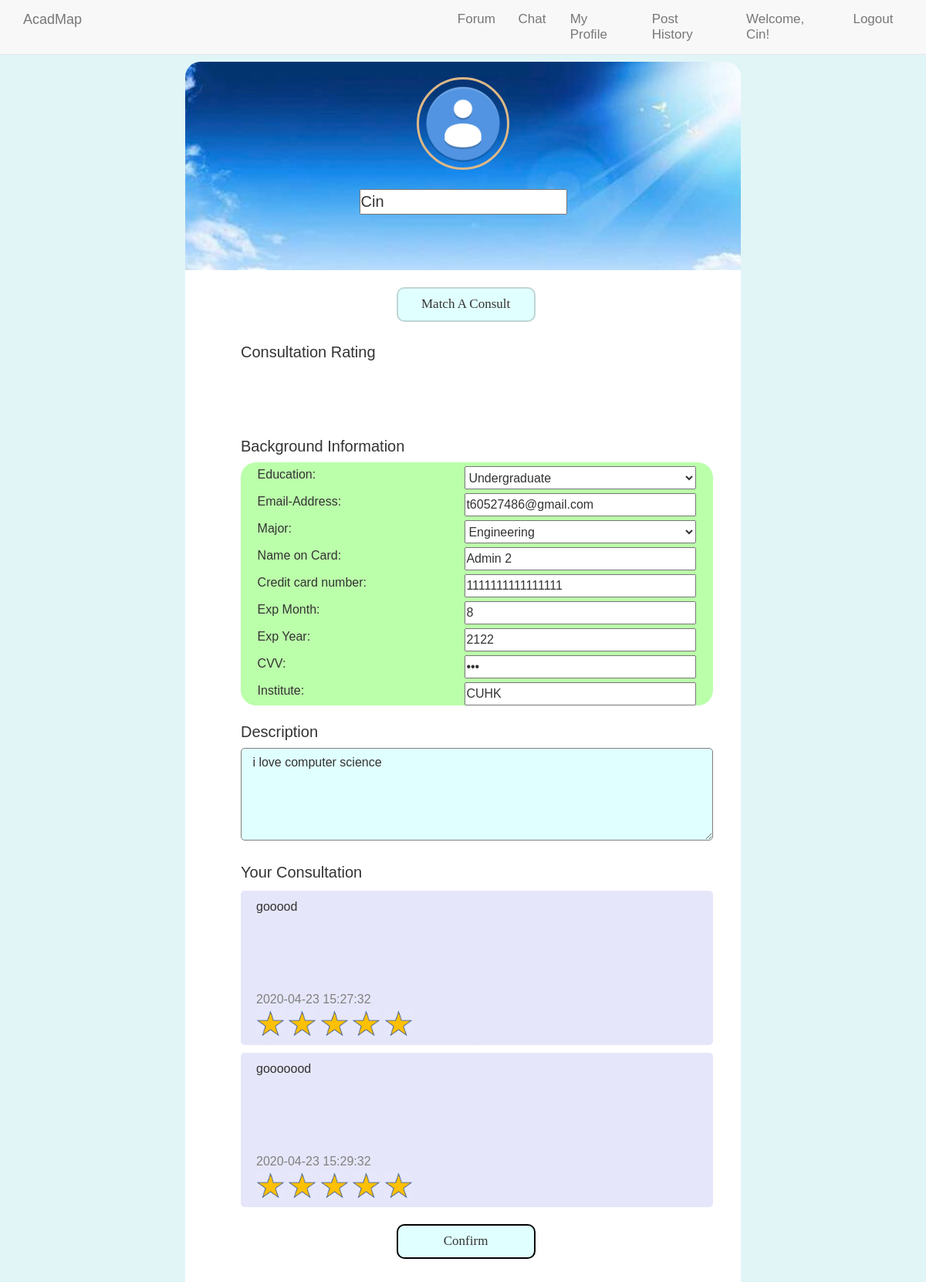
/forum_related/editprofile.php (signed in), run on the app's committed database.
### tables this page shows
CREATE TABLE `user_profile` (
  `user_id` int(8) UNSIGNED NOT NULL,
  `username` varchar(16) NOT NULL,
  `personal_picture` varchar(200) DEFAULT NULL,
  `education_level` varchar(64) NOT NULL,
  `personal_description` text NOT NULL,
  `major` varchar(120) NOT NULL,
  `user_level` varchar(15) NOT NULL DEFAULT 'member',
  `institute` varchar(40) DEFAULT NULL,
  `consult_rating` double NOT NULL DEFAULT 0,
  `cvv` int(3) DEFAULT NULL,
  `expire_yr` int(4) DEFAULT NULL,
  `expire_mth` int(2) DEFAULT NULL,
  `cardnumber` varchar(17) DEFAULT NULL,
  `cardname` varchar(20) DEFAULT NULL
);

CREATE TABLE `user` (
  `user_id` int(8) UNSIGNED NOT NULL,
  `username` varchar(16) NOT NULL,
  `password` varchar(16) NOT NULL,
  `verify_code` varchar(8) NOT NULL DEFAULT 'pokemon!',
  `email_address` varchar(320) NOT NULL
);

CREATE TABLE `consultation_comment` (
  `user_id` int(8) NOT NULL,
  `author_id` int(8) NOT NULL,
  `score` int(1) NOT NULL,
  `comments` text NOT NULL,
  `comment_date` timestamp NOT NULL DEFAULT current_timestamp()
);

### forum_related/editprofile.php (the view, shortened to what this page needs)
<!DOCTYPE html>
<html>
<head>
  	<link rel="stylesheet" href="../css/bootstrap.min.css">
  	<link rel="stylesheet" href="../css/main.css">
    <link rel="stylesheet" href="../css/post.css">
 	<link rel="stylesheet" href="../css/profile.css">
	</head>
	<body>
	<form action="storeprofile.php">
		<div style="background-color: #e1f5f7">
		<div class="space1"></div>
		<?php
			include("../navbar.php");
			$uid = $_SESSION['user_id'];
			$servername = "localhost";
			$username = "root";
			$password = "";
			$conn = new mysqli($servername, $username, $password, 'AcadMap');
			$commentsql = "SELECT * FROM user_profile WHERE user_id=$uid";
			$commentResult = mysqli_query($conn,$commentsql);
			$Commentinfo = mysqli_fetch_array($commentResult);
			$usersql = "SELECT * FROM user WHERE user_id=$uid";
			$userResult = mysqli_query($conn,$usersql);
			$userinfo = mysqli_fetch_array($userResult);
			$name = $Commentinfo['username'];
			$edu_lv = $Commentinfo['education_level'];
			$email = $userinfo['email_address'];
			$inst = $Commentinfo['institute'];
			$major = $Commentinfo['major'];
			$prof = $Commentinfo['personal_description'];
			$cardname = $Commentinfo['cardname'];
			$cardnumber = $Commentinfo['cardnumber'];
			$exmth = $Commentinfo['expire_mth'];
			$exyr = $Commentinfo['expire_yr'];
			$cvv = $Commentinfo['cvv'];
			echo "<div class='top1'><div class='circle1'></div>
				<div class='username1'><input type='text' name='uname' id='name' value='$name' placeholder='username'></div>
				</div>";
		?>
		<div class="content1">
			<button class="consult1" type="button" onclick="" disabled>Match A Consult</button>
			<div class="rank1">
				Consultation Rating
			</div>
			<?php
				$conn = new mysqli($servername, $username, $password, 'AcadMap');
				$starsql = "SELECT AVG(score) AS maxs FROM consultation_comment WHERE user_id=$uid";
				$starResult = mysqli_query($conn,$starsql);
				$starinfo = mysqli_fetch_array($starResult);
				if($starinfo['maxs']>4){
					echo '<div class="ratings11"></div>
					<div class="ratings11 ratings2"></div>
					<div class="ratings11 ratings3"></div>
					<div class="ratings11 ratings4"></div>
					<div class="ratings11 ratings5"></div>';
				}
			?>
		<div class="bac-info1">Background Information</div>
			<div class="status1" >Education:<div class="education1">
				<select name = "edu_lv" class='inputbox'>
				<option value ="Undergraduate" <?php if($edu_lv == 'Undergraduate'){echo("selected");}?>>Undergraduate</option>
			</select>
			</div></div>
			<div class="email2" >Email-Address: <div class="email1">
				<?php echo "<input type=\"text\" value='$email' placeholder=\"Your email\" name='email' class=\"inputbox\">";?>
			</div></div>
			<div class="major2" >Major:<div class="major1">
				<select name = "major" class='inputbox'>
				<option value ="Engineering" <?php if($major == 'Engineering'){echo("selected");}?>>Engineering</option>
				</select>
			</div></div>
			<div class="major2" >Name on Card:<div class="major1">
				<?php echo "<input type=\"text\" class=\"inputbox\" name=\"cardname\" value='$cardname' placeholder=\"Name\">";?>
			</div></div>
			<div class="major2" >Credit card number:<div class="major1">
				<?php echo "<input type=\"text\" class=\"inputbox\" name=\"cardnumber\" value='$cardnumber' placeholder=\"XXXXXXXXXXXXXXXX\">";?>
			</div></div>
			<div class="major2" >Exp Month:<div class="major1">
				<?php echo "<input type=\"text\" class=\"inputbox\" name=\"exmth\" value='$exmth' placeholder=\"MM\">";?>
			</div></div>
			<div class="major2" >Exp Year:<div class="major1">
				<?php echo "<input type=\"text\" class=\"inputbox\" name=\"exyr\" value='$exyr' placeholder=\"YYYY\">";?>
			</div></div>
			<div class="major2" >CVV:<div class="major1">
			<?php echo "<input type=\"password\" class=\"inputbox\" name=\"cvv\" value='$cvv' placeholder=\"000\">";?>
			</div></div>
			<div class="user_status1" >Institute:<div class="user_status2">
				<?php echo "<input type=\"text\" name=\"inst\" value='$inst' placeholder=\"Your education institute\" id='inst' class=\"inputbox\">";?>
			</div></div>
			<div class="des1">Description</div>
			<?php echo "<textarea rows=\"3\" cols=\"10\" name=\"prof\" placeholder=\"Type your description, e.g. majors, habits...\" class=\"description1\" id='prof'>".$prof."</textarea>";?>
			<div class="con1">
				Your Consultation
			</div>
			<?php
				$sql = "SELECT * FROM consultation_comment WHERE user_id=$uid";
				$Result = mysqli_query($conn,$sql);
				$col = mysqli_num_rows($Result);
				for ($x = 0; $x < $col; $x++) {
					$info = mysqli_fetch_array($Result);
					if($info['score']==0){
						echo '<div class="consultation_content1">
						<div style="margin:10px"><div style="padding:10px">
							<div class="text1">'.$info['comments'].'</div>
							<div class="day1">'.$info['comment_date'].'<br>
								<div class="star1"></div>
								<div class="star1"></div>
								<div class="star1"></div>
								<div class="star1"></div>
								<div class="star1"></div>
							</div></div>
						</div>
					  </div>';
					}
					else{
						echo '<div class="consultation_content1">
						<div style="margin:10px"><div style="padding:10px">
							<div class="text1">'.$info['comments'].'</div>
							<div class="day1">'.$info['comment_date'].'<br>
								<div class="star_s"></div>
								<div class="star_s"></div>
								<div class="star_s"></div>
								<div class="star_s"></div>
								<div class="star_s"></div>
							</div></div>
						</div>
					  </div>';
					}
				}
			?>
				<input class="consult1" type="submit" value="Confirm">
			<div class="space1"></div>
		</div>
		</form>
	</body>
</html>

### css/main.css (style rules this page uses)
body { padding-top: 50px; }

### css/post.css (style rules this page uses)
body { margin: 0; font-size: 17px; font-family: Arial, Helvetica, sans-serif; }
.content1 { padding: 0; margin: 2px auto 2px auto; width: 90%; }

### css/profile.css (style rules this page uses)
* { margin:0; padding:0; }
html { background-color: #98f5ff; }
.top1 { width:60%; height:270px; margin:0 auto; padding:20px 0; border-top-left-radius: 20px; border-top-right-radius: 20px; background-image: url(../assets/profile_bac.jpg); background-size: cover; }
.circle1 { width:120px; height:120px; border-radius: 60px; border-style: solid; border-color: burlywood; margin:0 auto; background-image: url(../assets/avatar.png); background-size: cover; }
.username1 { height:50px; margin:25px auto 10px; text-align: center; font-size: 20px; }
.content1 { width: 60%; margin:0 auto; background-color: white; }
.consult1 { display:inline-block; width: 25%; height:45px; margin-left:38%; margin-top:3%; font-size:17px; border-radius: 10px; border-style: solid; background-color: #e0ffff; font-family:Cooper Black; }
.rank1 { margin-left:10%; margin-top:25px; font-size: 20px; }
.ratings11 { display:inline-block; margin-top:7px; margin-left:10%; width:57px; height:55px; background-size: cover; background-image: url(../assets/yellow-star.png); }
.bac-info1 { margin-left:10%; margin-top:25px; font-size: 20px; margin-bottom: 6px; }
.status1,.email2,.major2,.user_status1 { display: inline-block; margin-left:10%; background-color: #bfa; width:85%; height: 35px; border-style: none; border-width: 0.5px; border-color: #0bf; font-size:16px; padding:0 3%; padding-top: 5px; vertical-align: center; }
.education1,.email1,.major1,.user_status2 { float:right; }
.status1 { border-top-left-radius: 20px; border-top-right-radius: 20px; }
.user_status1 { border-bottom-left-radius: 20px; border-bottom-right-radius: 20px; }
.des1 { margin-left:10%; font-size: 20px; margin-top:20px; }
.description1 { width:85%; height:120px; margin-left:10%; margin-top:6px; font-size: 16px; border-color: gray; padding:1% 2%; border-radius: 5px; background-color: #e0ffff; }
.con1 { margin-left:10%; font-size: 20px; margin-top:20px; }
.consultation_content1 { margin-left:10%; margin-top:6px; width:85%; position: relative; height:200px; border-radius: 5px; background-color: #e6e6fa; }
.text1 { width:100%; height:50%; background-color: #e6e6fa; font-size: 16px; border-style: none; border-radius: 20px; }
.day1 { display:inline-block; width:50%; height:35%; color: grey;; position: absolute; bottom: 0px; background-color: #e6e6fa; font-size: 16px; border-radius: 20px; }
.star_s { display:inline-block; background-size: cover; background-image: url(../assets/yellow-star1.png); width:37px; height:37px; }
.space1 { height:30px; }
.inputbox { width:300px; height:30px; float:right; font-size: 16px; outline: none; }

### data on the page
user_profile: uname "Cin", edu_lv "Undergraduate", major "Engineering", cardname "Admin 2", cardnumber "1111111111111111", exmth "8", exyr "2122", inst "CUHK", prof "i love computer science"
user: email "t60527486@gmail.com"
consultation_comment: comments "gooood", comment_date "2020-04-23 15:27:32"
consultation_comment: comments "gooooood", comment_date "2020-04-23 15:29:32"

### other printed values
$_SESSION['username'] "Cin"
